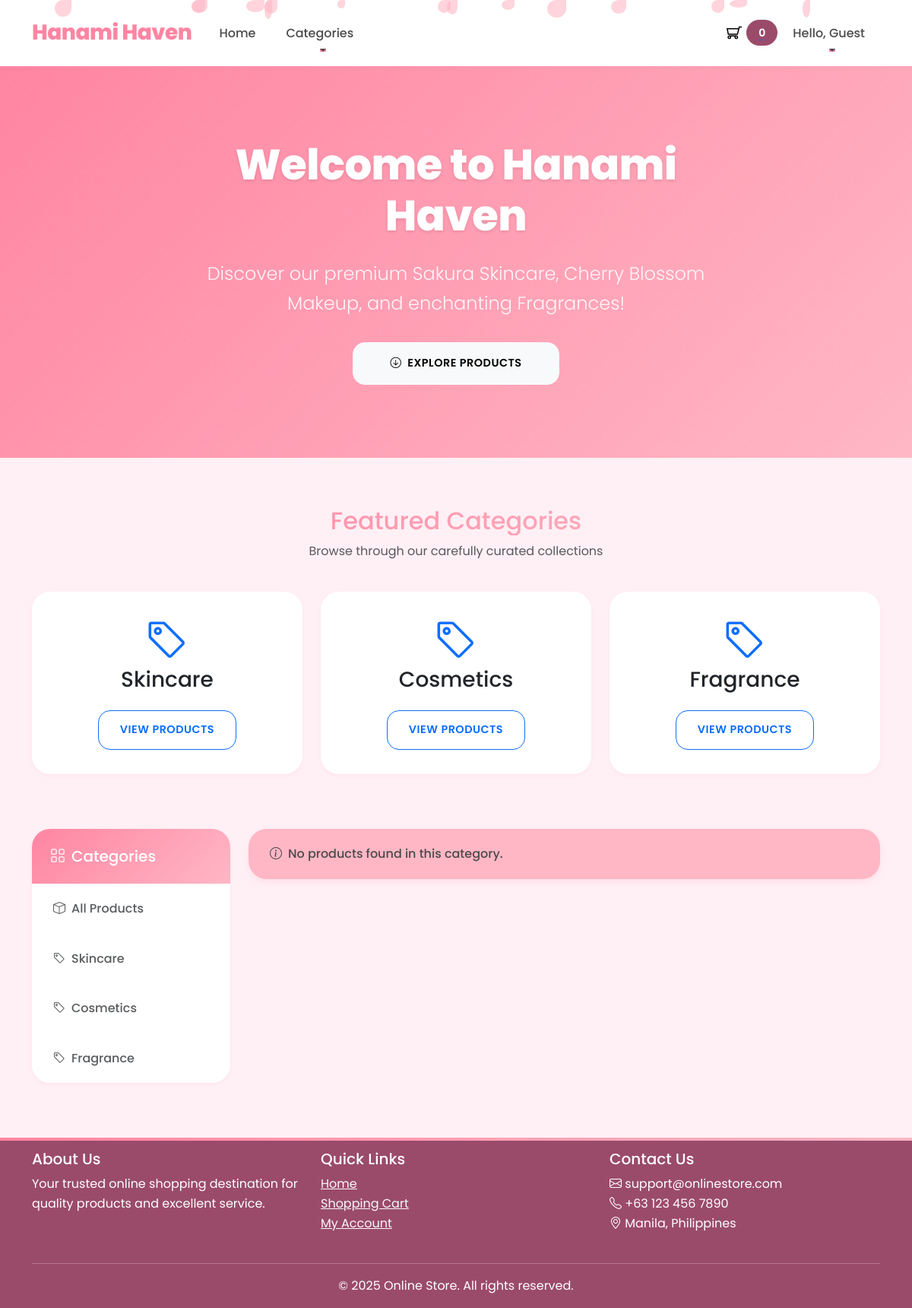
Screenshot of /mini-framework-store/index.php?category=4 with the database file from the repository.
### tables this page shows
CREATE TABLE `product_categories` (
  `id` int(11) NOT NULL,
  `category_name` varchar(100) NOT NULL,
  `created_at` datetime DEFAULT NULL,
  `updated_at` datetime DEFAULT NULL
);

### mini-framework-store/app/includes/database.php (called while the page is built, shortened)
<?php
class Database {
    private $host = "localhost";
    private $db_name = "e-commerce_sheed";
    private $username = "root";
    private $password = "";
    protected $conn;
    public function __construct() {
        try {
            $this->conn = new \PDO("mysql:host=" . $this->host . ";dbname=" . $this->db_name, $this->username, $this->password);
            $this->conn->setAttribute(\PDO::ATTR_ERRMODE, \PDO::ERRMODE_EXCEPTION);
        } catch (\PDOException $e) {
            die("Connection failed: " . $e->getMessage());
        }
    }
    public function getConnection() {
        return $this->conn;
    }
}

### mini-framework-store/app/models/Category.php (called while the page is built, shortened)
<?php
class Category extends Database
{
    private $db;
    public function __construct()
    {
        $this->db = $this->getConnection();
    }
    public function getAll()
    {
        $sql = "SELECT * FROM product_categories";
        $stmt = $this->db->prepare($sql);
        $stmt->execute();
        return $stmt->fetchAll(\PDO::FETCH_ASSOC);
    }
}

### mini-framework-store/helpers/functions.php (called while the page is built, shortened)
<?php
function template($path) {
    include 'templates/' . $path;
}

### mini-framework-store/index.php (the view, shortened to what this page needs)
<?php include 'helpers/functions.php'; ?>
<?php template('header.php'); ?>
<?php
$products = new Product();
$categories = new Category();
$selectedCategory = isset($_GET['category']) ? $_GET['category'] : null;
$productsList = $selectedCategory ? $products->getByCategory($selectedCategory) : $products->getAll();
?>
<div class="sakura-container">
</div>
<section class="hero-section">
    <div class="container">
        <div class="row align-items-center">
            <div class="col-md-8 mx-auto text-center">
                <h1 class="hero-title fade-in">Welcome to Hanami Haven</h1>
                <p class="hero-subtitle fade-in">Discover our premium Sakura Skincare, Cherry Blossom Makeup, and enchanting Fragrances!</p>
                <div class="mt-4 fade-in">
                    <a href="#products" class="btn btn-light btn-lg px-5 py-3 shadow-hover">
                        <i class="bi bi-arrow-down-circle me-2"></i>Explore Products
                    </a>
                </div>
            </div>
        </div>
    </div>
</section>
<section class="container mb-5">
    <div class="row">
        <div class="col-12 text-center mb-4">
            <h2 class="text-gradient">Featured Categories</h2>
            <p class="text-muted">Browse through our carefully curated collections</p>
        </div>
        <?php foreach($categories->getAll() as $category): ?>
            <div class="col-md-4 mb-4">
                <div class="card category-card h-100 shadow-hover">
                    <div class="card-body text-center">
                        <i class="bi bi-tag display-4 mb-3 text-primary"></i>
                        <h3 class="card-title"><?php echo $category['category_name']; ?></h3>
                        <a href="#" class="btn btn-outline-primary mt-3 category-filter-btn" data-category="<?php echo $category['id']; ?>">
                            View Products
                        </a>
                    </div>
                </div>
            </div>
        <?php endforeach; ?>
    </div>
</section>
<div class="container my-5" id="products">
    <div class="row">
        <div class="col-md-3">
            <div class="card category-sidebar mb-4">
                <div class="card-header">
                    <h5 class="mb-0"><i class="bi bi-grid me-2"></i>Categories</h5>
                </div>
                <div class="card-body p-0">
                    <div class="list-group list-group-flush">
                        <a href="#" class="list-group-item list-group-item-action <?php echo !$selectedCategory ? 'active' : ''; ?>" data-category="all">
                            <i class="bi bi-box me-2"></i>All Products
                        </a>
                        <?php foreach($categories->getAll() as $category): ?>
                            <a href="#"
                               class="list-group-item list-group-item-action <?php echo $selectedCategory == $category['id'] ? 'active' : ''; ?>"
                               data-category="<?php echo $category['id']; ?>">
                                <i class="bi bi-tag me-2"></i><?php echo $category['category_name']; ?>
                            </a>
                        <?php endforeach; ?>
                    </div>
                </div>
            </div>
        </div>
        <div class="col-md-9">
            <?php if(empty($productsList)): ?>
                <div class="alert alert-info shadow-hover">
                    <i class="bi bi-info-circle me-2"></i>No products found in this category.
                </div>
            <?php endif; ?>
        </div>
    </div>
</div>

### mini-framework-store/assets/css/styles.css (style rules this page uses)
:root { --primary-color: #FF85A2; --secondary-color: #FFB7C5; --accent-color: #9B4B6A; --bg-light: #FFF0F5; --bg-white: #FFFFFF; --bg-gradient: linear-gradient(135deg, #FF85A2 0%, #FFB7C5 100%); --bg-gradient-hover: linear-gradient(135deg, #FFB7C5 0%, #FF85A2 100%); --text-dark: #4A4A4A; --text-light: #8E8E8E; --text-white: #FFFFFF; --success-color: #88B04B; --warning-color: #FFB7C5; --error-color: #FF6B6B; --border-color: #FFE4E9; --shadow-sm: 0 2px 4px rgba(255, 133, 162, 0.1); --shadow-md: 0 4px 8px rgba(255, 133, 162, 0.15); --shadow-lg: 0 8px 16px rgba(255, 133, 162, 0.2); --shadow-xl: 0 12px 24px rgba(255, 133, 162, 0.25); }
body { background-color: var(--bg-light); color: var(--text-dark); font-family: 'Poppins', sans-serif; line-height: 1.6; overflow-x: hidden; }
.hero-section { background: var(--bg-gradient); padding: 6rem 0; color: var(--text-white); position: relative; overflow: hidden; margin-bottom: 4rem; }
.hero-section::before { content: ''; position: absolute; top: 0; left: 0; right: 0; bottom: 0; opacity: 0.1; animation: patternMove 20s linear infinite; }
.hero-title { font-size: 3.5rem; font-weight: 800; margin-bottom: 1.5rem; text-shadow: 0 2px 4px rgba(0,0,0,0.1); letter-spacing: -0.5px; }
.hero-subtitle { font-size: 1.5rem; opacity: 0.9; margin-bottom: 2rem; font-weight: 300; }
.card { border: none; border-radius: 1.5rem; box-shadow: var(--shadow-sm); transition: all 0.4s cubic-bezier(0.4, 0, 0.2, 1); overflow: hidden; background-color: var(--bg-white); }
.card-header { background: var(--bg-gradient) !important; color: var(--text-white) !important; border-bottom: none; padding: 1.5rem; font-weight: 600; }
.card-body { padding: 2rem; }
.btn { padding: 0.875rem 1.75rem; font-weight: 600; border-radius: 1rem; transition: all 0.4s cubic-bezier(0.4, 0, 0.2, 1); text-transform: uppercase; letter-spacing: 0.5px; font-size: 0.9rem; }
.hero-section .btn { position: relative; z-index: 1001; pointer-events: auto; }
.list-group-item { border: none; padding: 1.25rem 1.75rem; font-weight: 500; transition: all 0.3s ease; border-left: 3px solid transparent; }
.alert { border: none; border-radius: 1.5rem; padding: 1.25rem 1.75rem; box-shadow: var(--shadow-md); font-weight: 500; }
.alert-info { background-color: var(--secondary-color); color: var(--text-dark); }
.fade-in { animation: fadeIn 0.8s cubic-bezier(0.4, 0, 0.2, 1); }
.sakura-container { position: fixed; top: 0; left: 0; width: 100%; height: 100%; pointer-events: none; z-index: 1000; }
.text-gradient { background: var(--bg-gradient); -webkit-background-clip: text; -webkit-text-fill-color: transparent; background-clip: text; }
.shadow-hover { transition: all 0.4s cubic-bezier(0.4, 0, 0.2, 1); }

### rows the page displays
product_categories: category_name "Skincare"
product_categories: category_name "Cosmetics"
product_categories: category_name "Fragrance"

### other values shown
$cartCount "0"
